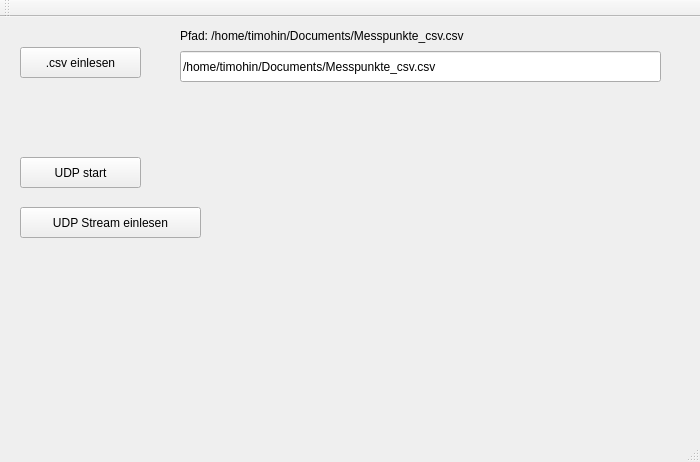
<?xml version="1.0" encoding="UTF-8"?>
<ui version="4.0">
 <class>MainWindow</class>
 <widget class="QMainWindow" name="MainWindow">
  <property name="geometry">
   <rect>
    <x>0</x>
    <y>0</y>
    <width>700</width>
    <height>462</height>
   </rect>
  </property>
  <property name="windowTitle">
   <string>MainWindow</string>
  </property>
  <widget class="QWidget" name="centralWidget">
   <widget class="QPushButton" name="pushButton">
    <property name="geometry">
     <rect>
      <x>20</x>
      <y>30</y>
      <width>121</width>
      <height>31</height>
     </rect>
    </property>
    <property name="text">
     <string>.csv einlesen</string>
    </property>
   </widget>
   <widget class="QLineEdit" name="lineEdit">
    <property name="geometry">
     <rect>
      <x>180</x>
      <y>34</y>
      <width>481</width>
      <height>31</height>
     </rect>
    </property>
    <property name="text">
     <string>/home/timohin/Documents/Messpunkte_csv.csv</string>
    </property>
   </widget>
   <widget class="QLabel" name="label">
    <property name="geometry">
     <rect>
      <x>180</x>
      <y>10</y>
      <width>401</width>
      <height>17</height>
     </rect>
    </property>
    <property name="text">
     <string>Pfad: /home/timohin/Documents/Messpunkte_csv.csv</string>
    </property>
   </widget>
   <widget class="QPushButton" name="pushButton_2">
    <property name="geometry">
     <rect>
      <x>20</x>
      <y>140</y>
      <width>121</width>
      <height>31</height>
     </rect>
    </property>
    <property name="text">
     <string>UDP start</string>
    </property>
   </widget>
   <widget class="QPushButton" name="pushButton_3">
    <property name="geometry">
     <rect>
      <x>20</x>
      <y>190</y>
      <width>181</width>
      <height>31</height>
     </rect>
    </property>
    <property name="text">
     <string>UDP Stream einlesen</string>
    </property>
   </widget>
  </widget>
  <widget class="QMenuBar" name="menuBar">
   <property name="geometry">
    <rect>
     <x>0</x>
     <y>0</y>
     <width>700</width>
     <height>22</height>
    </rect>
   </property>
  </widget>
  <widget class="QToolBar" name="mainToolBar">
   <attribute name="toolBarArea">
    <enum>TopToolBarArea</enum>
   </attribute>
   <attribute name="toolBarBreak">
    <bool>false</bool>
   </attribute>
  </widget>
  <widget class="QStatusBar" name="statusBar"/>
 </widget>
 <layoutdefault spacing="6" margin="11"/>
 <resources/>
 <connections/>
 <slots>
  <slot>csv_clicked()</slot>
  <slot>slot2()</slot>
 </slots>
</ui>
